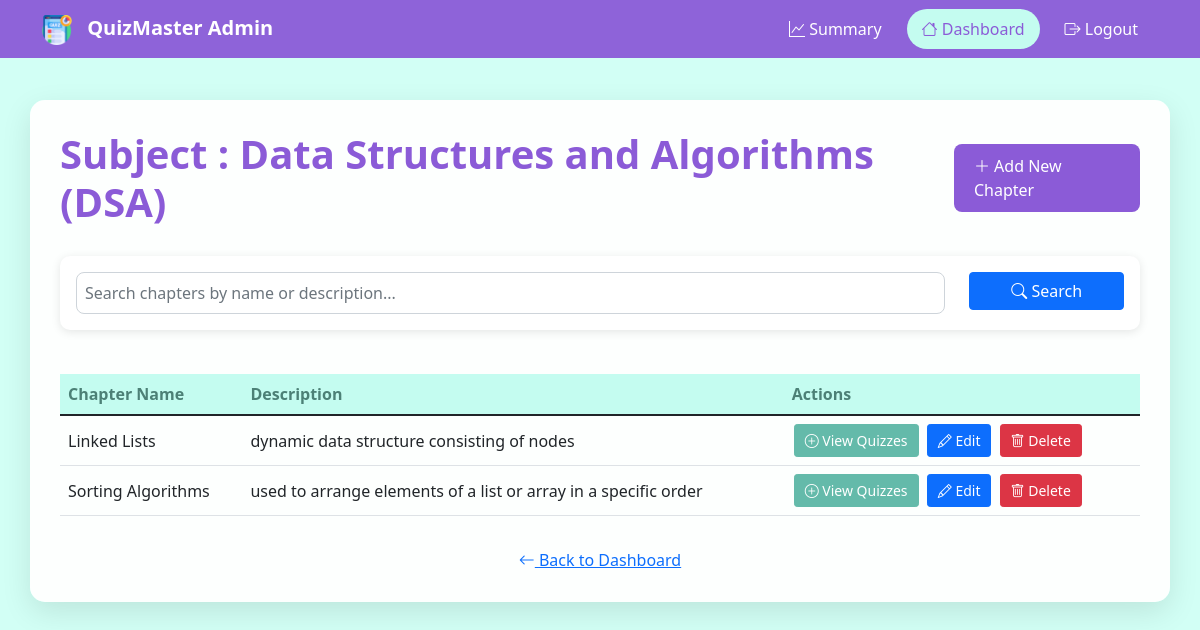
The app's page /view_subject/3 (signed in) with its own data.
### main.py (models this page shows)
class Subject(db.Model):
    id = db.Column(db.Integer, primary_key=True)
    name = db.Column(db.String(60),nullable=False)
    description = db.Column(db.String(120), nullable=False)
    sub_chapter = db.relationship('Chapter', back_populates = 'subjects',cascade = 'all, delete-orphan')
    subject_standard = db.Column(db.Integer)

class Chapter(db.Model):
    id = db.Column(db.Integer, primary_key=True)
    name = db.Column(db.String(60),nullable=False)
    description = db.Column(db.String(120), nullable=False)
    subject_id = db.Column(db.Integer, db.ForeignKey('subject.id'), nullable=False)
    subjects = db.relationship('Subject', back_populates = 'sub_chapter')
    chap_quiz = db.relationship('Quiz', back_populates = 'chapter',cascade = 'all, delete-orphan')

### main.py (the view)
@app.route('/view_subject/<int:sub_id>', methods=['GET', 'POST'])
def view_subject(sub_id):
    if 'admin' in session:
        subject_to_view = Subject.query.filter_by(id=sub_id).first()
        if not subject_to_view:
            flash('Subject not found!', 'error')
            return redirect(url_for('admin_dashboard'))
        search_query = request.args.get('search', '').strip()
        chapters_query = Chapter.query.filter_by(subject_id=sub_id)
        if search_query:
            chapters = chapters_query.filter(
                db.or_(
                    Chapter.name.ilike(f'%{search_query}%'),
                    Chapter.description.ilike(f'%{search_query}%')
                )
            ).all()
        else:
            chapters = chapters_query.all()
        return render_template('sub_view.html', subject=subject_to_view, chapters_created=chapters, search_query=search_query)
    return redirect(url_for('login'))

### templates/sub_view.html (shortened to what this page needs)
<!DOCTYPE html>
<html lang="en">
<head>
    <link href="https://cdn.jsdelivr.net/npm/bootstrap@5.1.3/dist/css/bootstrap.min.css" rel="stylesheet">
    <link rel="stylesheet" href="https://cdn.jsdelivr.net/npm/bootstrap-icons@1.7.2/font/bootstrap-icons.css">
    <link rel="stylesheet" href="{{ url_for('static', filename='css/admin-styles.css') }}">
    <link rel="stylesheet" href="static/css/admin-styles.css">
</head>
<body>
    <nav class="navbar navbar-expand-lg navbar-dark fixed-top">
        <div class="container">
            <a class="navbar-brand" href="#">
                <img src="{{ url_for('static', filename='images/logo.png') }}" alt="QuizMaster" class="nav-logo">
                QuizMaster Admin
            </a>
            <div class="collapse navbar-collapse" id="navbarNav">
                <ul class="navbar-nav ms-auto">
                    <li class="nav-item">
                        <a class="nav-link" href="#summary">
                            <i class="bi bi-graph-up"></i> Summary
                        </a>
                    </li>
                    <li class="nav-item">
                        <a class="nav-link active" href="{{url_for('admin_dashboard')}}">
                            <i class="bi bi-house"></i> Dashboard
                        </a>
                    </li>
                    <li class="nav-item">
                        <a class="nav-link" href="{{ url_for('logout') }}">
                            <i class="bi bi-box-arrow-right"></i> Logout
                        </a>
                    </li>
                </ul>
            </div>
        </div>
    </nav>
    <div class="container main-content">
        <div class="dashboard-header">
            <h1>Subject : {{subject.name}}</h1>
            <a href="/create_chapter/{{subject.id}}" class="add-subject-btn">
                <i class="bi bi-plus-lg"></i> Add New Chapter
            </a>
        </div>
        <div class="card mb-4">
            <div class="card-body">
                <form action="{{ url_for('view_subject', sub_id=subject.id) }}" method="GET" class="row">
                    <div class="col-md-10">
                        <input type="text"
                            class="form-control"
                            name="search"
                            placeholder="Search chapters by name or description..."
                            value="{{ search_query }}">
                    </div>
                    <div class="col-md-2">
                        <button type="submit" class="btn btn-primary w-100">
                            <i class="bi bi-search"></i> Search
                        </button>
                    </div>
                </form>
            </div>
        </div>
        <div class="table-responsive">
            <table class="table table-hover">
                <thead>
                    <tr>
                        <th>Chapter Name</th>
                         <th>Description</th>
                        <th>Actions</th>
                    </tr>
                </thead>
                <tbody>
                        {% for chapter in chapters_created %}
                        <tr>
                            <td>{{ chapter.name }}</td>
                            <td>{{ chapter.description }}</td>
                            <td class="action-buttons">
                                <a href="/view_chapter/{{chapter.id}}" class="btn btn-success btn-sm">
                                    <i class="bi bi-plus-circle"></i> View Quizzes
                                </a>
                                <a href="/edit_chapter/{{ chapter.id }}" class="btn btn-primary btn-sm">
                                    <i class="bi bi-pencil"></i> Edit
                                </a>
                                <form action="/delete_chapter/{{ chapter.id }}" method="POST"class = "delete-form" onclick="return confirm('Are you sure you want to delete this chapter?');">
                                    <a href="/delete_chapter/{{ chapter.id }}" class="btn btn-danger btn-sm " class="btn btn-danger btn-sm" onclick="return confirm('Are you sure you want to delete this chapter?');">
                                        <i class="bi bi-trash"></i> Delete
                                    </a>
                                </form>
                            </td>
                        </tr>
                        {% endfor %}
                </tbody>
            </table>
        </div>
        <div class="text-center mt-3">
            <a href="{{ url_for('admin_dashboard') }}" class="back-link">
                <i class="bi bi-arrow-left"></i> Back to Dashboard
            </a>
        </div>
    </div>
</body>
</html>

### static/css/admin-styles.css (style rules this page uses)
body { background-color: #d2fff5; min-height: 100vh; padding-top: 80px; }
.main-content { background: rgba(255, 255, 255, 0.95); border-radius: 15px; padding: 30px; box-shadow: 0 10px 30px rgba(0, 0, 0, 0.1); margin-top: 20px; }
.card { border: none; border-radius: 10px; box-shadow: 0 2px 10px rgba(0, 0, 0, 0.1); margin-bottom: 20px; }
.navbar { background-color: rgba(139, 91, 215, 0.95) !important; backdrop-filter: blur(10px); }
.nav-logo { width: 30px; height: 30px; margin-right: 10px; }
.navbar-brand { font-weight: 600; color: white !important; }
.nav-link { color: white !important; padding: 8px 15px !important; margin: 0 5px; border-radius: 20px; transition: all 0.3s ease; }
.nav-link:hover, .nav-link.active { background-color: #c4fcf0; color: #8b5bd7 !important; }
.dashboard-header { display: flex; justify-content: space-between; align-items: center; margin-bottom: 30px; }
.dashboard-header h1 { color: #8b5bd7; font-weight: 700; margin: 0; }
.add-subject-btn { background-color: #8b5bd7; color: white; padding: 10px 20px; border-radius: 8px; text-decoration: none; transition: all 0.3s ease; }
.table { margin-top: 20px; }
.table thead th { background-color: #c4fcf0; color: #4c8076; font-weight: 600; border: none; }
.table td { vertical-align: middle; }
.action-buttons { white-space: nowrap; }
.action-buttons .btn { margin: 0 2px; padding: 5px 10px; }
.btn-success { background-color: #64baaa; border-color: #64baaa; }
.btn-sm { padding: 5px 10px; }
.form-control { border-radius: 8px; padding: 8px; }
.delete-form { display: inline; }

### records on screen
Subject: name "Data Structures and Algorithms (DSA)"
Chapter: name "Linked Lists", description "dynamic data structure consisting of nodes"
Chapter: name "Sorting Algorithms", description "used to arrange elements of a list or array in a specific order"
